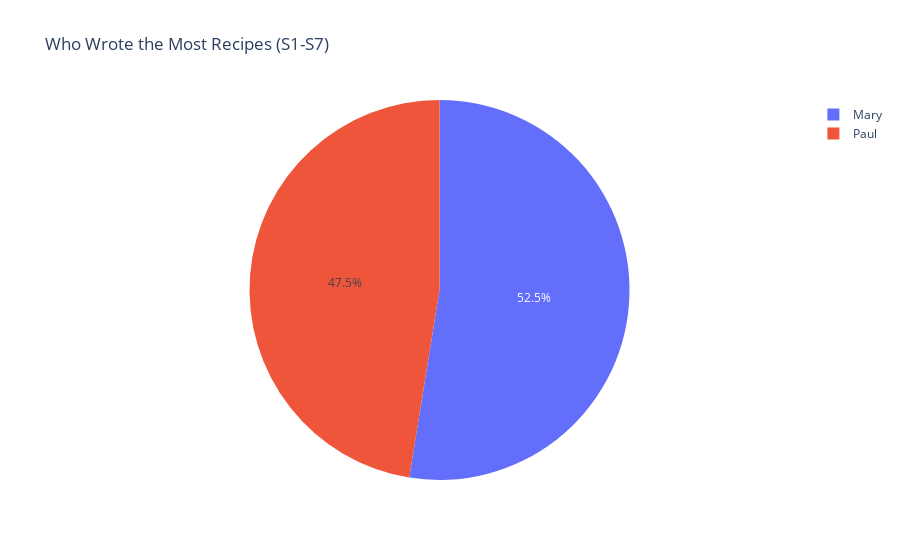

The notebook cell this image was saved under:
### Code cell
fig = px.pie(values=mary_judge_count['Number of Recipes Written'], names=mary_judge_count['Recipe Writer'], title='Who Wrote the Most Recipes (S1-S7)')
fig.show()

### Figure 1 — Plotly figure (JSON) as saved in the notebook; plotly's stock layout.template omitted (floating-point values rounded to 4 significant figures)
{"data": [{"domain": {"x": [0, 1], "y": [0, 1]}, "hovertemplate": "label=%{label}<br>value=%{value}<extra></extra>", "labels": ["Mary", "Paul"], "legendgroup": "", "name": "", "showlegend": true, "type": "pie", "values": [31, 28]}], "layout": {"legend": {"tracegroupgap": 0}, "title": {"text": "Who Wrote the Most Recipes (S1-S7)"}}}
